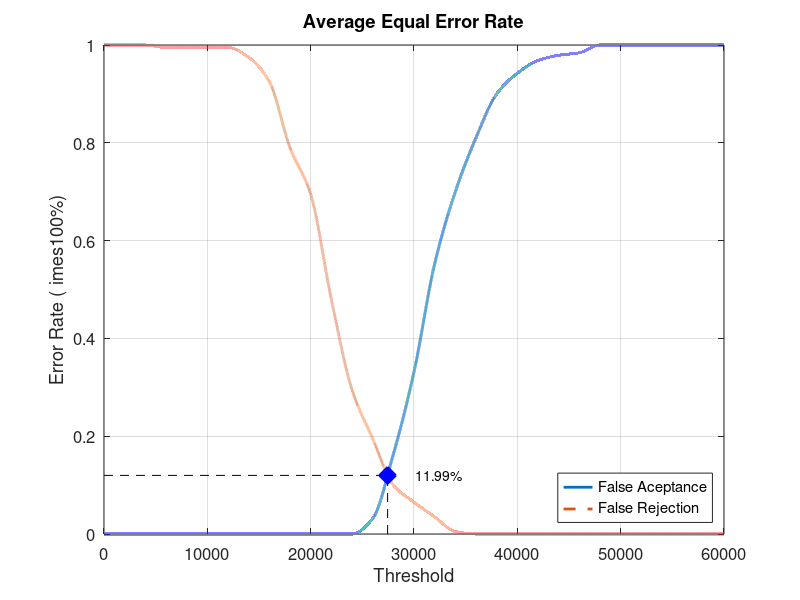
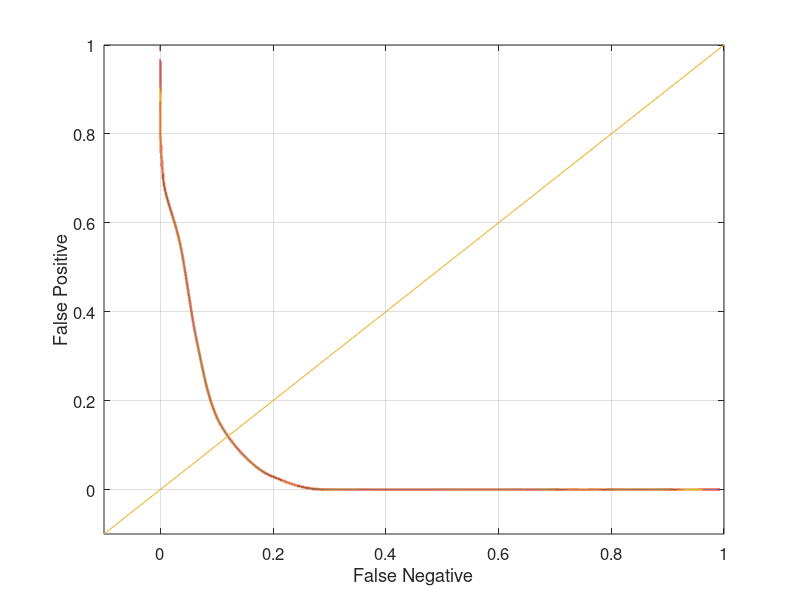

These figures' MATLAB source, in order:
close all;
clear;
clc;
x = 0:2000:60000;
xq = 0:0.5:60000;

y0 = [0 0 0 0 0 0 0 0 0 0 0 0 0 0.0315789 0.163158 0.331579 0.552632 0.7 0.810526 0.9 0.942105 0.968421 0.978947 0.984211 1 1 1 1 1 1 1]
yy0 = interp1(x, y0, xq, 'pchip');
y1 = [1 1 1 0.995 0.995 0.995 0.995 0.975 0.925 0.79 0.695 0.48 0.295 0.195 0.1 0.065 0.035 0.005 0 0 0 0 0 0 0 0 0 0 0 0 0]
yy1 = interp1(x, y1, xq, 'pchip');

% Calculating EER: 
y2 = abs(y0 - y1);
find(y2 == min(y2))
yy2 = abs(yy0 - yy1);
xEER = find(yy2 == min(yy2));
xEERIndex = xq(xEER) % X-axis EER
yEER = yy0(xEER) % Y-axis EER

main = figure
plot(xq, yy0,'-','LineWidth', 2);	hold on
plot(xq, yy1,'--','LineWidth', 2);	hold on
plot([xEERIndex xEERIndex], [0 yEER], 'k--');	hold on
plot([0 xEERIndex], [yEER yEER], 'k--');	hold on
plot(xEERIndex, yEER, 'bx', 'LineWidth', 10);	hold on
text(xEERIndex + 10 * xEERIndex / 100, yEER, [num2str(round((10000 * yEER)) / 100) '%'])
legend('False Aceptance', 'False Rejection', 'Location', 'SouthEast')
xlabel('Threshold')
ylabel('Error Rate (	imes100%)')
title('Average Equal Error Rate')
set(gca, 'FontSize', 12)
axis([0 60000 0 1])
grid on

print(main, 'Database4_2Main', '-dpng');
FNRxFPR = figure('Color', [1 1 1]);
plot(yy1, yy0, '-', yy1, yy0, 'LineWidth', 2);
hold on
y = -0.1:0.1:1
plot(y, y); 
set(gca, 'FontSize', 12)
xlabel('False Negative')
ylabel('False Positive')
axis([-0.1 1 -0.1 1])
set(gca, 'FontSize', 12)
grid on

print(FNRxFPR, 'Database4_2FNRxFPR','-dpng');
